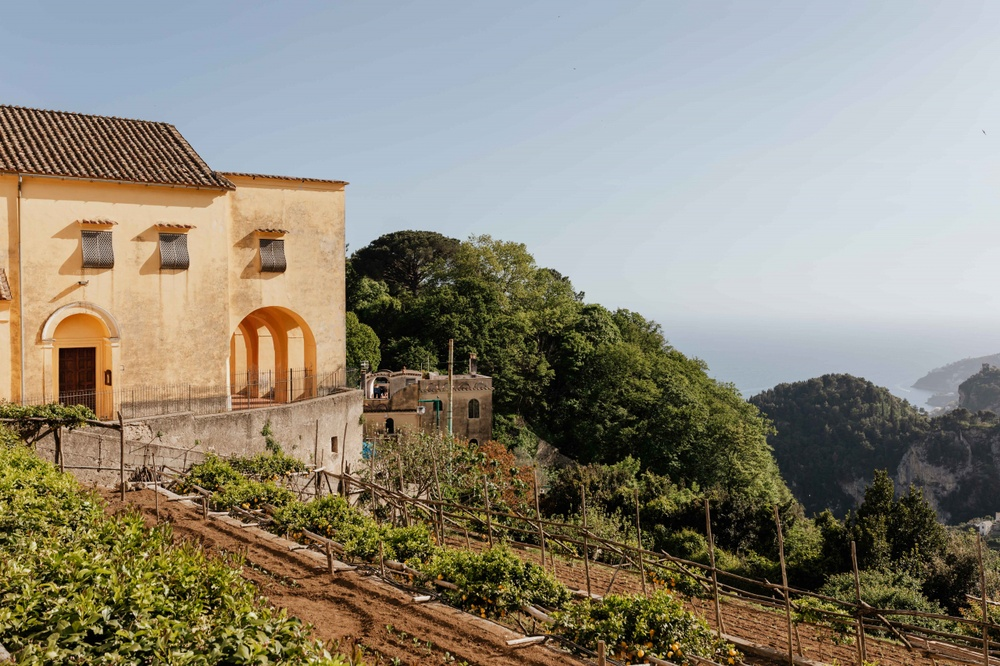
#> input picture data/photo1.jpg, 1000 x 666 px, shrunk from 1280 x 853 before the run, found by its file name
$ python '5- mask.py'
#> lines starting #> are read from the running program, lines starting #| are printed output that depends on the picture
import cv2 as cv
import numpy as np
img = cv.imread('data/photo1.jpg') #read the file as array
#> img is the input picture: shape (666, 1000, 3); mean B, G, R 119.4, 134.9, 140.9
cv.imshow('photoframe',img) # show the file in a window named "photoframe"
blank = np.zeros(img.shape[:2], dtype='uint8')
for i in range (3):
    rectangle_mask = cv.rectangle(blank.copy(),(30+100*i,30),(250+100*i,250+25*i),255,-1)
    masked_img=cv.bitwise_and(img,img,mask=rectangle_mask)
    cv.imshow('masked'+str(i),masked_img)
#> this loop made 3 passes
#> pass 1, `masked_img=cv.bitwise_and(img,img,mask=rectangle_mask)`:
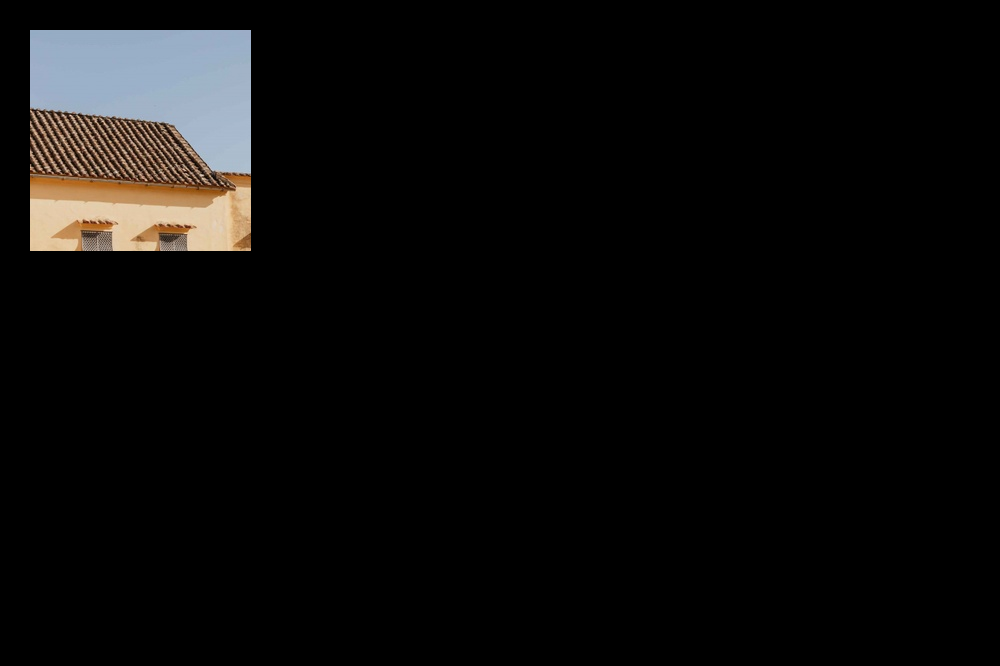
#> masked_img: shape (666, 1000, 3); mean B, G, R 10.5, 11.1, 11.7
#> pass 2, `masked_img=cv.bitwise_and(img,img,mask=rectangle_mask)`:
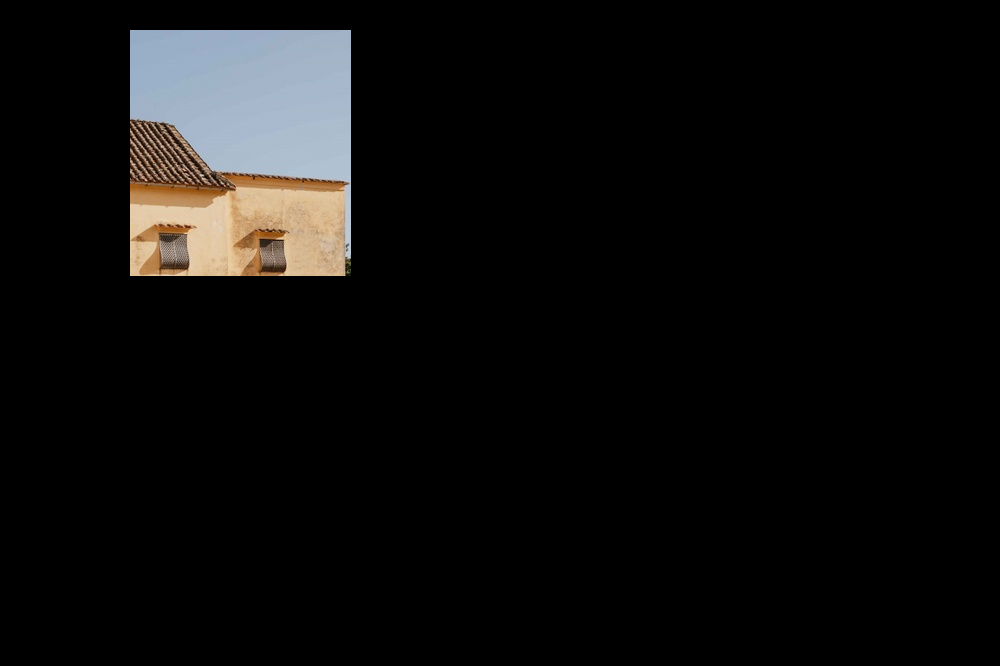
#> masked_img: shape (666, 1000, 3); mean B, G, R 13, 13.5, 14
#> pass 3, `masked_img=cv.bitwise_and(img,img,mask=rectangle_mask)`:
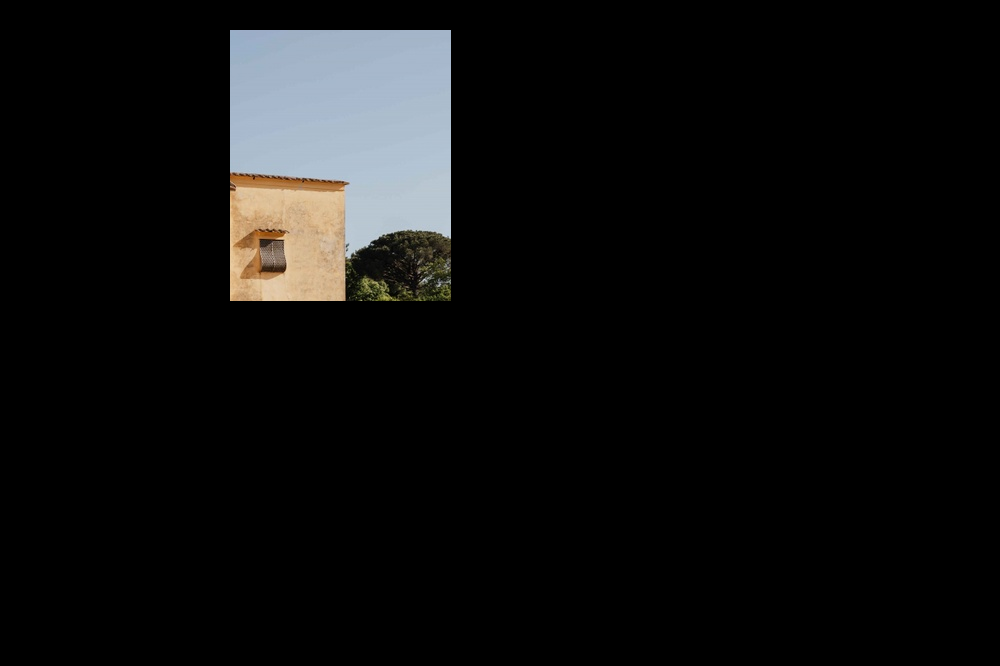
#> masked_img: shape (666, 1000, 3); mean B, G, R 14.9, 14.9, 14.7


cv.waitKey(0)

$ run again, with data/photo2.jpg copied over data/photo1.jpg
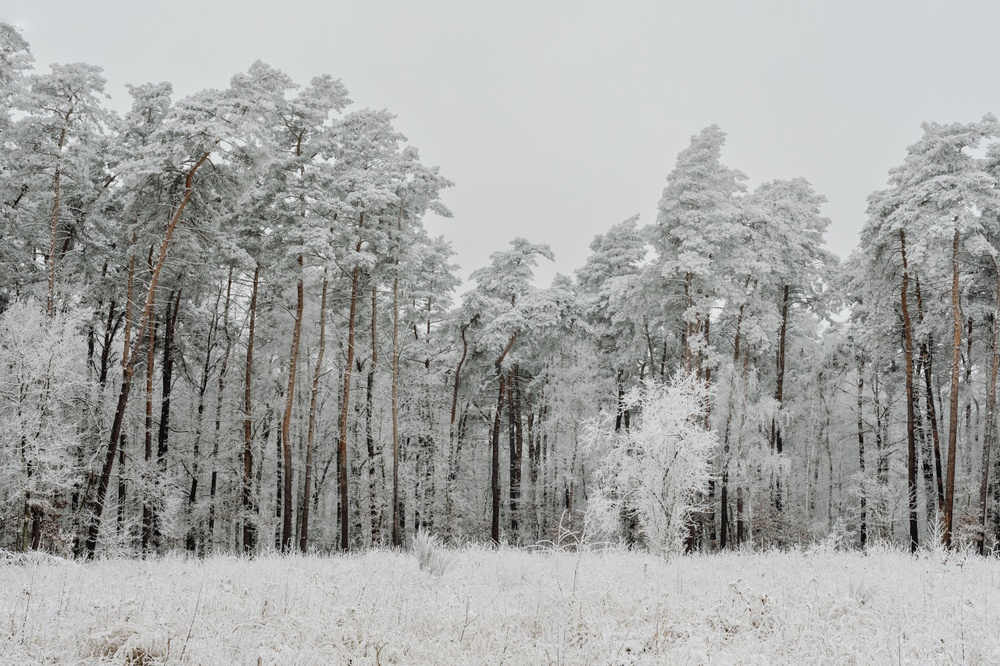
#> input picture data/photo2.jpg, 1000 x 666 px, shrunk from 1280 x 853 before the run, found by its file name
#> img is the input picture: shape (666, 1000, 3); mean B, G, R 165.1, 166.5, 165.6
#> the loop `for i in range (3):` made 3 passes
#> pass 1, `masked_img=cv.bitwise_and(img,img,mask=rectangle_mask)`:
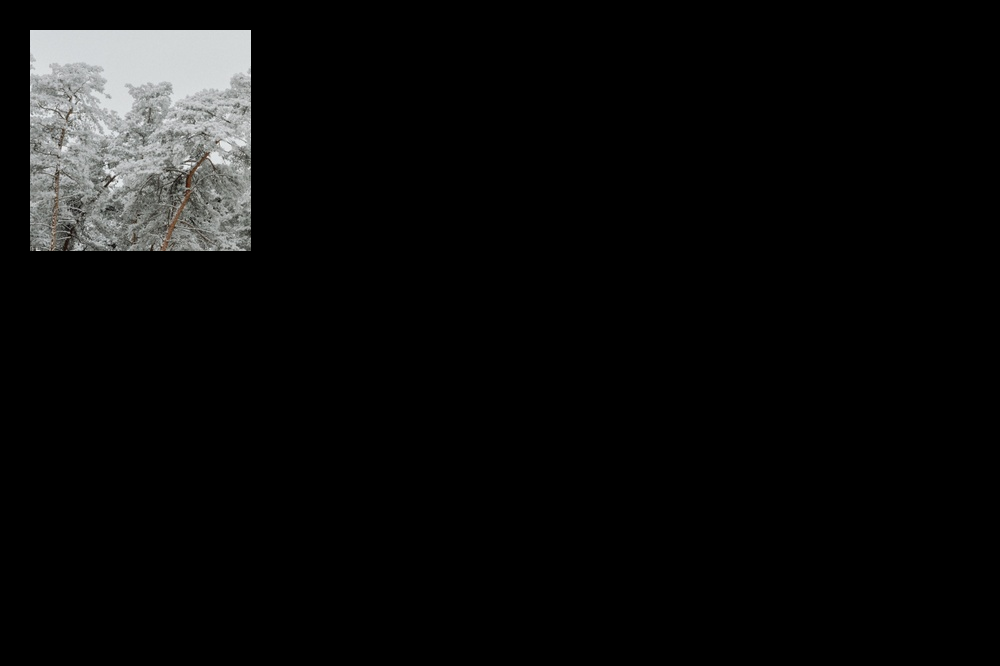
#> masked_img: shape (666, 1000, 3); mean B, G, R 11.8, 11.9, 11.7
#> pass 3, `masked_img=cv.bitwise_and(img,img,mask=rectangle_mask)`:
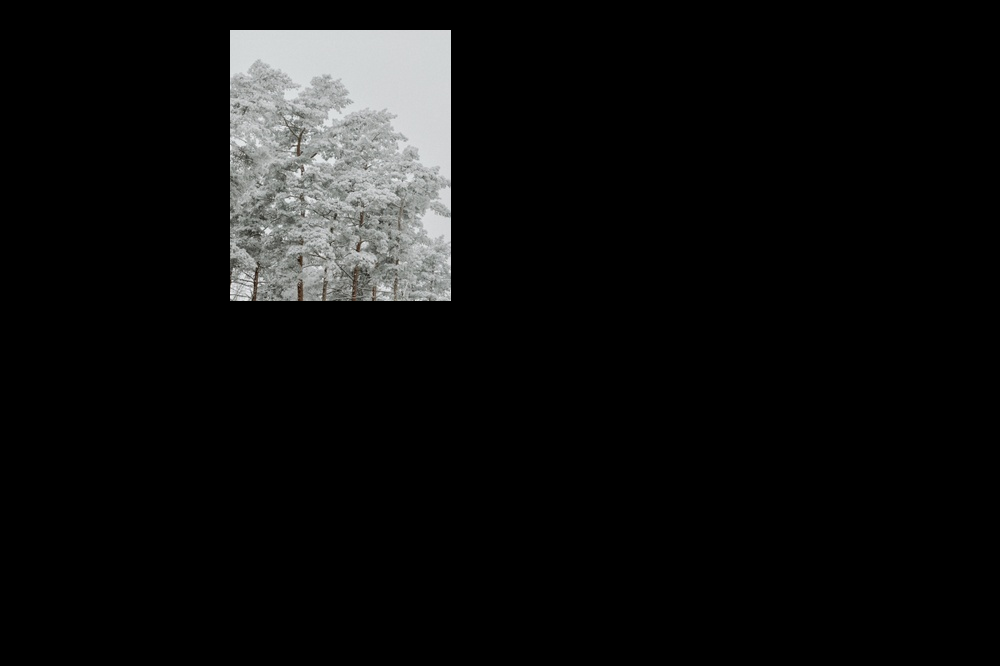
#> masked_img: shape (666, 1000, 3); mean B, G, R 15.4, 15.5, 15.3

$ run again, with data/photo4.jpg copied over data/photo1.jpg
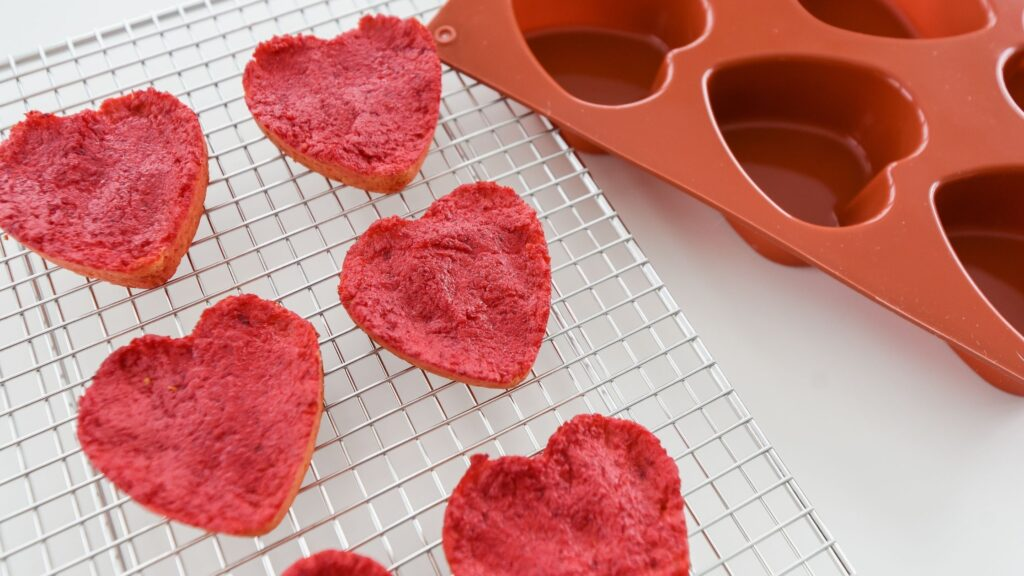
#> input picture data/photo4.jpg, 1024 x 576 px, found by its file name
#> img is the input picture: shape (576, 1024, 3); mean B, G, R 127.5, 132.8, 196.9
#> the loop `for i in range (3):` made 3 passes
#> pass 1, `masked_img=cv.bitwise_and(img,img,mask=rectangle_mask)`:
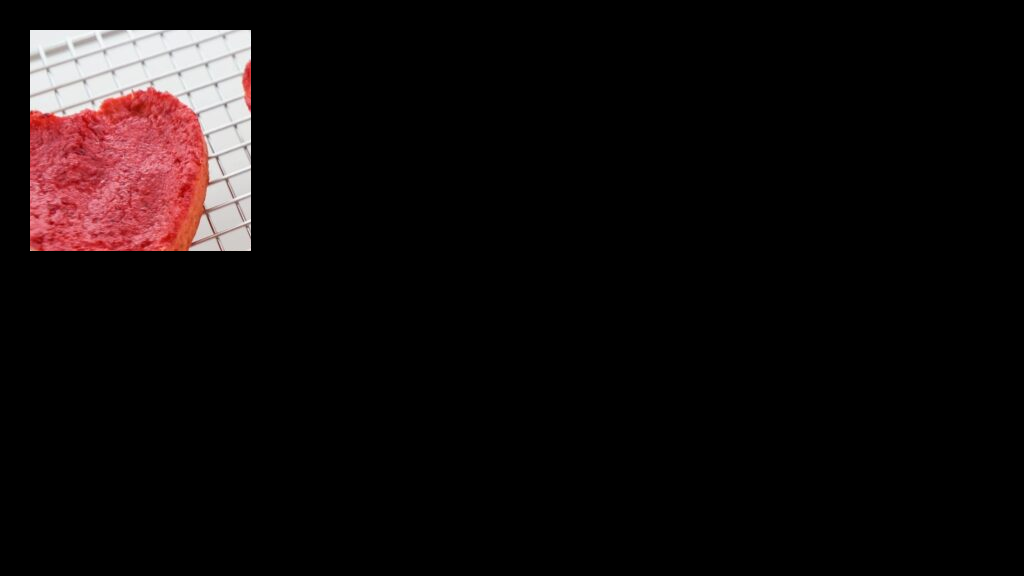
#> masked_img: shape (576, 1024, 3); mean B, G, R 12.2, 11.9, 17.5
#> pass 3, `masked_img=cv.bitwise_and(img,img,mask=rectangle_mask)`:
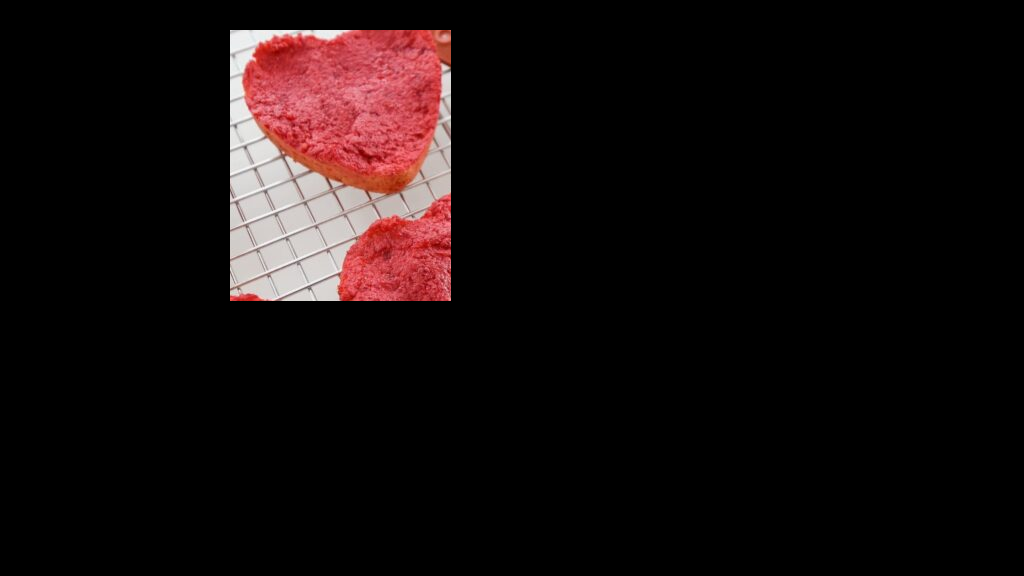
#> masked_img: shape (576, 1024, 3); mean B, G, R 12.8, 12.7, 20.8

$ run again, with data/photo5.jpg copied over data/photo1.jpg
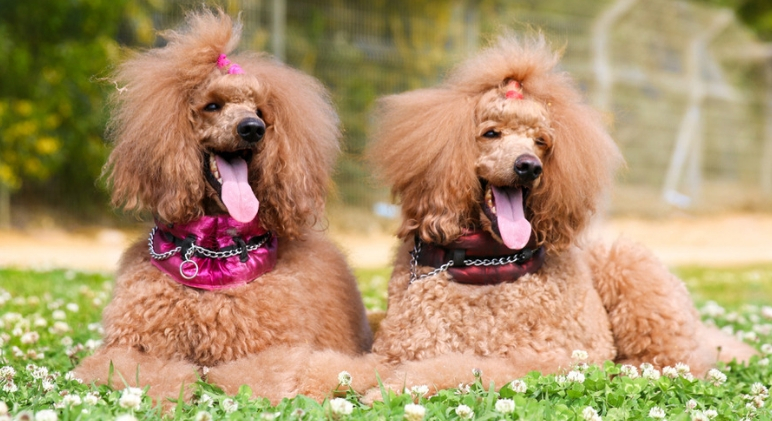
#> input picture data/photo5.jpg, 772 x 421 px, found by its file name
#> img is the input picture: shape (421, 772, 3); mean B, G, R 107.2, 147.4, 173.7
#> the loop `for i in range (3):` made 3 passes
#> pass 1, `masked_img=cv.bitwise_and(img,img,mask=rectangle_mask)`:
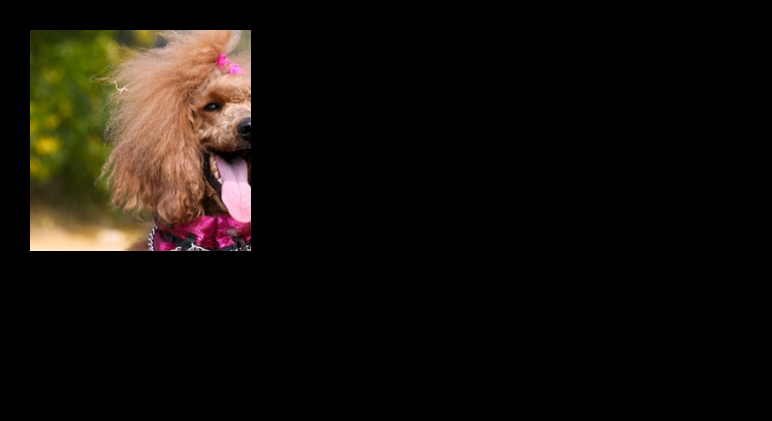
#> masked_img: shape (421, 772, 3); mean B, G, R 10.5, 15.9, 20.5
#> pass 3, `masked_img=cv.bitwise_and(img,img,mask=rectangle_mask)`:
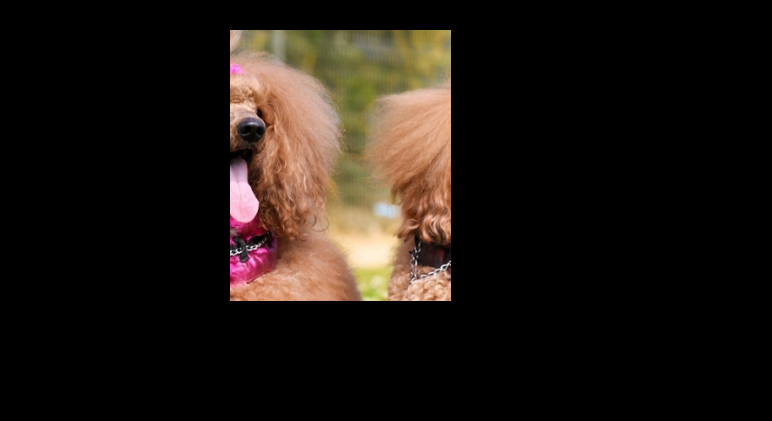
#> masked_img: shape (421, 772, 3); mean B, G, R 18.1, 23.7, 30.8
